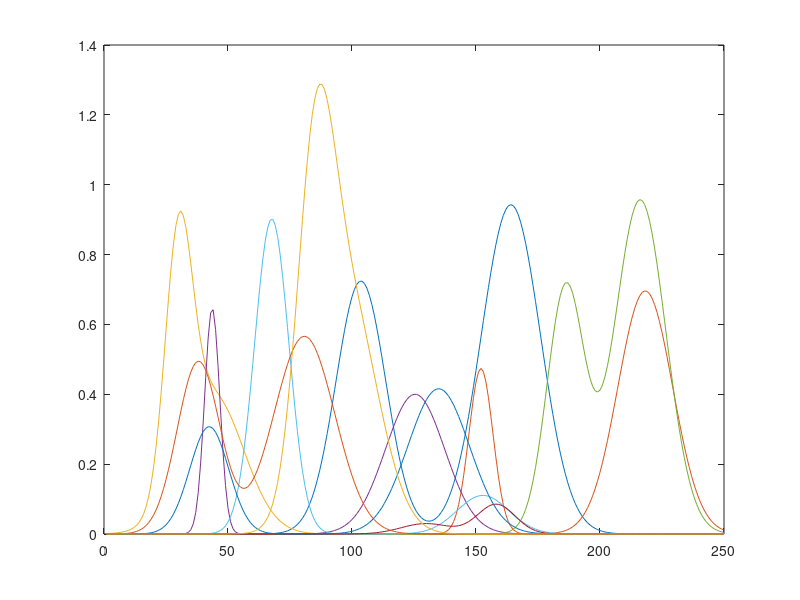
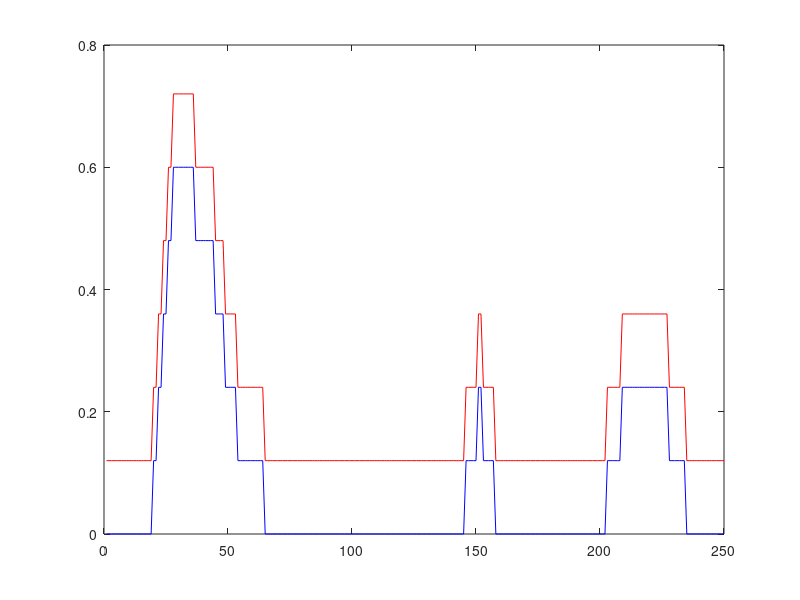

MATLAB code to generate these figures, in order:
% data for spectrum analysis problem.

% code for plotting qmax and qmin.
% figure; hold on;
% for i = 1:n
%     plot([i,i],[qmax(i),qmin(i)],'o-');
% end
% axis([0,11,0,1]);

n = 10;
m = 250;
S = [...
   0.0000   0.0000   0.0011   0.0000   0.0000 ...
   0.0000   0.0000   0.0000   0.0000   0.0000 ...
   ;
   0.0000   0.0000   0.0014   0.0000   0.0000 ...
   0.0000   0.0000   0.0000   0.0001   0.0000 ...
   ;
   0.0000   0.0000   0.0019   0.0000   0.0000 ...
   0.0000   0.0000   0.0000   0.0001   0.0000 ...
   ;
   0.0000   0.0000   0.0024   0.0000   0.0000 ...
   0.0000   0.0000   0.0000   0.0002   0.0000 ...
   ;
   0.0000   0.0000   0.0031   0.0000   0.0000 ...
   0.0000   0.0000   0.0000   0.0003   0.0000 ...
   ;
   0.0000   0.0000   0.0040   0.0000   0.0000 ...
   0.0000   0.0000   0.0000   0.0005   0.0000 ...
   ;
   0.0000   0.0000   0.0052   0.0000   0.0000 ...
   0.0000   0.0000   0.0000   0.0007   0.0000 ...
   ;
   0.0000   0.0000   0.0066   0.0000   0.0000 ...
   0.0000   0.0000   0.0000   0.0011   0.0000 ...
   ;
   0.0000   0.0000   0.0085   0.0000   0.0000 ...
   0.0000   0.0000   0.0000   0.0016   0.0000 ...
   ;
   0.0000   0.0000   0.0108   0.0000   0.0000 ...
   0.0000   0.0000   0.0001   0.0024   0.0000 ...
   ;
   0.0000   0.0000   0.0140   0.0000   0.0000 ...
   0.0000   0.0000   0.0001   0.0035   0.0000 ...
   ;
   0.0000   0.0000   0.0182   0.0000   0.0000 ...
   0.0000   0.0000   0.0002   0.0050   0.0000 ...
   ;
   0.0000   0.0000   0.0240   0.0000   0.0000 ...
   0.0000   0.0000   0.0003   0.0071   0.0000 ...
   ;
   0.0000   0.0000   0.0319   0.0000   0.0000 ...
   0.0000   0.0000   0.0004   0.0099   0.0000 ...
   ;
   0.0000   0.0000   0.0429   0.0000   0.0000 ...
   0.0000   0.0000   0.0007   0.0136   0.0000 ...
   ;
   0.0000   0.0000   0.0581   0.0000   0.0000 ...
   0.0000   0.0000   0.0011   0.0184   0.0000 ...
   ;
   0.0000   0.0000   0.0790   0.0000   0.0000 ...
   0.0000   0.0000   0.0016   0.0246   0.0000 ...
   ;
   0.0000   0.0000   0.1072   0.0000   0.0000 ...
   0.0000   0.0000   0.0024   0.0325   0.0000 ...
   ;
   0.0000   0.0000   0.1442   0.0000   0.0000 ...
   0.0000   0.0000   0.0036   0.0423   0.0000 ...
   ;
   0.0000   0.0000   0.1917   0.0000   0.0000 ...
   0.0000   0.0000   0.0052   0.0544   0.0000 ...
   ;
   0.0000   0.0000   0.2505   0.0000   0.0000 ...
   0.0000   0.0000   0.0074   0.0689   0.0000 ...
   ;
   0.0000   0.0000   0.3207   0.0000   0.0000 ...
   0.0000   0.0000   0.0105   0.0862   0.0000 ...
   ;
   0.0000   0.0000   0.4014   0.0000   0.0000 ...
   0.0000   0.0000   0.0144   0.1064   0.0000 ...
   ;
   0.0000   0.0000   0.4900   0.0000   0.0000 ...
   0.0000   0.0000   0.0196   0.1295   0.0000 ...
   ;
   0.0000   0.0000   0.5826   0.0000   0.0000 ...
   0.0000   0.0000   0.0262   0.1555   0.0000 ...
   ;
   0.0000   0.0000   0.6740   0.0000   0.0000 ...
   0.0000   0.0000   0.0345   0.1843   0.0000 ...
   ;
   0.0000   0.0000   0.7585   0.0000   0.0000 ...
   0.0000   0.0000   0.0447   0.2154   0.0000 ...
   ;
   0.0000   0.0000   0.8301   0.0000   0.0000 ...
   0.0000   0.0000   0.0569   0.2485   0.0000 ...
   ;
   0.0000   0.0000   0.8836   0.0000   0.0000 ...
   0.0000   0.0000   0.0713   0.2828   0.0000 ...
   ;
   0.0000   0.0000   0.9156   0.0000   0.0000 ...
   0.0000   0.0000   0.0880   0.3176   0.0000 ...
   ;
   0.0000   0.0000   0.9246   0.0001   0.0000 ...
   0.0000   0.0000   0.1067   0.3518   0.0000 ...
   ;
   0.0000   0.0000   0.9112   0.0005   0.0000 ...
   0.0000   0.0000   0.1274   0.3845   0.0000 ...
   ;
   0.0000   0.0000   0.8785   0.0016   0.0000 ...
   0.0000   0.0000   0.1496   0.4147   0.0000 ...
   ;
   0.0000   0.0000   0.8311   0.0046   0.0000 ...
   0.0000   0.0000   0.1729   0.4413   0.0000 ...
   ;
   0.0000   0.0000   0.7742   0.0122   0.0000 ...
   0.0000   0.0000   0.1966   0.4633   0.0000 ...
   ;
   0.0000   0.0000   0.7135   0.0290   0.0000 ...
   0.0000   0.0000   0.2200   0.4799   0.0000 ...
   ;
   0.0000   0.0000   0.6539   0.0620   0.0000 ...
   0.0000   0.0000   0.2422   0.4905   0.0000 ...
   ;
   0.0000   0.0000   0.5992   0.1192   0.0000 ...
   0.0001   0.0000   0.2623   0.4948   0.0000 ...
   ;
   0.0000   0.0000   0.5517   0.2062   0.0000 ...
   0.0002   0.0000   0.2795   0.4925   0.0000 ...
   ;
   0.0000   0.0000   0.5125   0.3203   0.0000 ...
   0.0003   0.0000   0.2931   0.4838   0.0000 ...
   ;
   0.0000   0.0000   0.4814   0.4473   0.0000 ...
   0.0005   0.0000   0.3024   0.4692   0.0000 ...
   ;
   0.0000   0.0000   0.4575   0.5614   0.0000 ...
   0.0009   0.0000   0.3070   0.4491   0.0000 ...
   ;
   0.0000   0.0000   0.4391   0.6333   0.0000 ...
   0.0015   0.0000   0.3066   0.4246   0.0000 ...
   ;
   0.0000   0.0000   0.4248   0.6420   0.0000 ...
   0.0026   0.0000   0.3013   0.3965   0.0000 ...
   ;
   0.0000   0.0000   0.4128   0.5849   0.0000 ...
   0.0041   0.0000   0.2914   0.3659   0.0000 ...
   ;
   0.0000   0.0000   0.4020   0.4789   0.0000 ...
   0.0066   0.0000   0.2772   0.3341   0.0001 ...
   ;
   0.0000   0.0000   0.3912   0.3524   0.0000 ...
   0.0103   0.0000   0.2595   0.3020   0.0001 ...
   ;
   0.0000   0.0000   0.3798   0.2331   0.0000 ...
   0.0157   0.0000   0.2390   0.2708   0.0001 ...
   ;
   0.0000   0.0000   0.3672   0.1385   0.0000 ...
   0.0235   0.0000   0.2166   0.2413   0.0001 ...
   ;
   0.0000   0.0000   0.3533   0.0740   0.0000 ...
   0.0343   0.0000   0.1932   0.2143   0.0002 ...
   ;
   0.0000   0.0000   0.3381   0.0355   0.0000 ...
   0.0492   0.0000   0.1695   0.1905   0.0003 ...
   ;
   0.0000   0.0000   0.3217   0.0153   0.0000 ...
   0.0691   0.0000   0.1463   0.1704   0.0004 ...
   ;
   0.0000   0.0000   0.3041   0.0059   0.0000 ...
   0.0949   0.0000   0.1243   0.1542   0.0006 ...
   ;
   0.0000   0.0000   0.2858   0.0021   0.0000 ...
   0.1278   0.0000   0.1038   0.1422   0.0008 ...
   ;
   0.0000   0.0000   0.2668   0.0006   0.0000 ...
   0.1684   0.0000   0.0854   0.1344   0.0012 ...
   ;
   0.0000   0.0000   0.2475   0.0002   0.0000 ...
   0.2173   0.0000   0.0691   0.1308   0.0017 ...
   ;
   0.0000   0.0000   0.2282   0.0000   0.0000 ...
   0.2745   0.0000   0.0550   0.1312   0.0024 ...
   ;
   0.0000   0.0000   0.2090   0.0000   0.0000 ...
   0.3397   0.0000   0.0431   0.1355   0.0033 ...
   ;
   0.0000   0.0000   0.1902   0.0000   0.0000 ...
   0.4116   0.0000   0.0332   0.1434   0.0047 ...
   ;
   0.0001   0.0000   0.1720   0.0000   0.0000 ...
   0.4884   0.0000   0.0252   0.1547   0.0067 ...
   ;
   0.0001   0.0000   0.1545   0.0000   0.0000 ...
   0.5674   0.0000   0.0188   0.1691   0.0094 ...
   ;
   0.0001   0.0000   0.1379   0.0000   0.0000 ...
   0.6456   0.0000   0.0138   0.1863   0.0131 ...
   ;
   0.0002   0.0000   0.1223   0.0000   0.0000 ...
   0.7193   0.0000   0.0100   0.2059   0.0183 ...
   ;
   0.0003   0.0000   0.1078   0.0000   0.0000 ...
   0.7847   0.0000   0.0071   0.2278   0.0254 ...
   ;
   0.0004   0.0000   0.0944   0.0000   0.0000 ...
   0.8383   0.0000   0.0049   0.2516   0.0350 ...
   ;
   0.0006   0.0000   0.0821   0.0000   0.0000 ...
   0.8769   0.0000   0.0034   0.2768   0.0477 ...
   ;
   0.0009   0.0000   0.0710   0.0000   0.0000 ...
   0.8983   0.0000   0.0023   0.3032   0.0644 ...
   ;
   0.0013   0.0000   0.0610   0.0000   0.0000 ...
   0.9011   0.0000   0.0015   0.3304   0.0859 ...
   ;
   0.0018   0.0000   0.0520   0.0000   0.0000 ...
   0.8851   0.0000   0.0010   0.3579   0.1132 ...
   ;
   0.0026   0.0000   0.0441   0.0000   0.0000 ...
   0.8514   0.0000   0.0006   0.3854   0.1472 ...
   ;
   0.0036   0.0000   0.0372   0.0000   0.0000 ...
   0.8019   0.0000   0.0004   0.4123   0.1888 ...
   ;
   0.0049   0.0000   0.0311   0.0000   0.0000 ...
   0.7396   0.0000   0.0003   0.4384   0.2387 ...
   ;
   0.0067   0.0000   0.0259   0.0000   0.0000 ...
   0.6680   0.0000   0.0002   0.4630   0.2974 ...
   ;
   0.0091   0.0000   0.0214   0.0000   0.0000 ...
   0.5908   0.0000   0.0001   0.4859   0.3650 ...
   ;
   0.0122   0.0000   0.0176   0.0001   0.0000 ...
   0.5117   0.0000   0.0001   0.5065   0.4410 ...
   ;
   0.0161   0.0000   0.0143   0.0001   0.0000 ...
   0.4339   0.0000   0.0000   0.5246   0.5247 ...
   ;
   0.0211   0.0000   0.0116   0.0001   0.0000 ...
   0.3604   0.0000   0.0000   0.5397   0.6145 ...
   ;
   0.0274   0.0000   0.0094   0.0002   0.0000 ...
   0.2930   0.0000   0.0000   0.5517   0.7084 ...
   ;
   0.0352   0.0000   0.0075   0.0002   0.0000 ...
   0.2334   0.0000   0.0000   0.5601   0.8039 ...
   ;
   0.0448   0.0000   0.0060   0.0003   0.0000 ...
   0.1820   0.0000   0.0000   0.5650   0.8981 ...
   ;
   0.0565   0.0000   0.0047   0.0004   0.0000 ...
   0.1389   0.0000   0.0000   0.5661   0.9879 ...
   ;
   0.0704   0.0000   0.0037   0.0005   0.0000 ...
   0.1039   0.0000   0.0000   0.5635   1.0702 ...
   ;
   0.0870   0.0000   0.0029   0.0007   0.0000 ...
   0.0761   0.0000   0.0001   0.5572   1.1422 ...
   ;
   0.1063   0.0000   0.0022   0.0010   0.0000 ...
   0.0545   0.0000   0.0001   0.5473   1.2014 ...
   ;
   0.1287   0.0000   0.0017   0.0013   0.0000 ...
   0.0383   0.0000   0.0001   0.5341   1.2461 ...
   ;
   0.1542   0.0000   0.0013   0.0017   0.0000 ...
   0.0263   0.0000   0.0002   0.5177   1.2751 ...
   ;
   0.1830   0.0000   0.0010   0.0023   0.0000 ...
   0.0177   0.0000   0.0002   0.4986   1.2883 ...
   ;
   0.2149   0.0000   0.0008   0.0030   0.0000 ...
   0.0117   0.0000   0.0003   0.4769   1.2864 ...
   ;
   0.2499   0.0000   0.0006   0.0038   0.0000 ...
   0.0075   0.0000   0.0004   0.4533   1.2706 ...
   ;
   0.2878   0.0000   0.0004   0.0049   0.0000 ...
   0.0048   0.0000   0.0006   0.4279   1.2429 ...
   ;
   0.3280   0.0000   0.0003   0.0063   0.0000 ...
   0.0030   0.0000   0.0008   0.4013   1.2055 ...
   ;
   0.3702   0.0000   0.0002   0.0080   0.0000 ...
   0.0018   0.0000   0.0010   0.3739   1.1611 ...
   ;
   0.4136   0.0000   0.0002   0.0100   0.0000 ...
   0.0011   0.0000   0.0014   0.3460   1.1121 ...
   ;
   0.4575   0.0000   0.0001   0.0126   0.0000 ...
   0.0006   0.0000   0.0018   0.3181   1.0606 ...
   ;
   0.5010   0.0000   0.0001   0.0156   0.0000 ...
   0.0004   0.0001   0.0023   0.2906   1.0087 ...
   ;
   0.5433   0.0000   0.0001   0.0192   0.0000 ...
   0.0002   0.0001   0.0030   0.2636   0.9577 ...
   ;
   0.5832   0.0000   0.0000   0.0236   0.0000 ...
   0.0001   0.0001   0.0039   0.2376   0.9087 ...
   ;
   0.6198   0.0000   0.0000   0.0287   0.0000 ...
   0.0001   0.0002   0.0050   0.2128   0.8623 ...
   ;
   0.6521   0.0000   0.0000   0.0346   0.0000 ...
   0.0000   0.0002   0.0063   0.1892   0.8185 ...
   ;
   0.6793   0.0000   0.0000   0.0415   0.0000 ...
   0.0000   0.0003   0.0079   0.1672   0.7773 ...
   ;
   0.7007   0.0000   0.0000   0.0494   0.0000 ...
   0.0000   0.0004   0.0099   0.1468   0.7383 ...
   ;
   0.7154   0.0000   0.0000   0.0585   0.0000 ...
   0.0000   0.0006   0.0123   0.1280   0.7010 ...
   ;
   0.7233   0.0000   0.0000   0.0687   0.0000 ...
   0.0000   0.0008   0.0152   0.1109   0.6650 ...
   ;
   0.7239   0.0000   0.0000   0.0801   0.0000 ...
   0.0000   0.0010   0.0186   0.0954   0.6296 ...
   ;
   0.7173   0.0000   0.0000   0.0927   0.0000 ...
   0.0000   0.0013   0.0226   0.0816   0.5946 ...
   ;
   0.7037   0.0000   0.0000   0.1066   0.0000 ...
   0.0000   0.0016   0.0274   0.0693   0.5597 ...
   ;
   0.6835   0.0000   0.0000   0.1217   0.0000 ...
   0.0000   0.0021   0.0330   0.0584   0.5248 ...
   ;
   0.6573   0.0000   0.0000   0.1380   0.0000 ...
   0.0000   0.0026   0.0394   0.0490   0.4897 ...
   ;
   0.6258   0.0000   0.0000   0.1554   0.0000 ...
   0.0000   0.0033   0.0468   0.0408   0.4547 ...
   ;
   0.5899   0.0000   0.0000   0.1737   0.0000 ...
   0.0000   0.0040   0.0552   0.0337   0.4198 ...
   ;
   0.5505   0.0000   0.0000   0.1929   0.0000 ...
   0.0000   0.0049   0.0647   0.0277   0.3853 ...
   ;
   0.5086   0.0000   0.0000   0.2127   0.0000 ...
   0.0001   0.0059   0.0753   0.0226   0.3515 ...
   ;
   0.4653   0.0000   0.0000   0.2329   0.0000 ...
   0.0001   0.0070   0.0872   0.0183   0.3186 ...
   ;
   0.4214   0.0000   0.0000   0.2532   0.0000 ...
   0.0001   0.0083   0.1002   0.0148   0.2869 ...
   ;
   0.3779   0.0000   0.0000   0.2733   0.0000 ...
   0.0002   0.0097   0.1144   0.0118   0.2566 ...
   ;
   0.3355   0.0000   0.0000   0.2930   0.0000 ...
   0.0002   0.0113   0.1298   0.0094   0.2280 ...
   ;
   0.2950   0.0000   0.0000   0.3119   0.0000 ...
   0.0003   0.0129   0.1463   0.0074   0.2013 ...
   ;
   0.2569   0.0000   0.0000   0.3298   0.0000 ...
   0.0004   0.0146   0.1639   0.0058   0.1764 ...
   ;
   0.2216   0.0000   0.0000   0.3462   0.0000 ...
   0.0006   0.0164   0.1823   0.0045   0.1536 ...
   ;
   0.1893   0.0000   0.0000   0.3609   0.0000 ...
   0.0008   0.0183   0.2015   0.0035   0.1328 ...
   ;
   0.1604   0.0000   0.0000   0.3736   0.0000 ...
   0.0011   0.0201   0.2214   0.0027   0.1140 ...
   ;
   0.1348   0.0000   0.0000   0.3840   0.0000 ...
   0.0014   0.0219   0.2415   0.0021   0.0972 ...
   ;
   0.1125   0.0000   0.0000   0.3920   0.0000 ...
   0.0019   0.0236   0.2619   0.0016   0.0824 ...
   ;
   0.0934   0.0000   0.0000   0.3973   0.0000 ...
   0.0024   0.0251   0.2821   0.0012   0.0693 ...
   ;
   0.0774   0.0000   0.0000   0.3999   0.0000 ...
   0.0032   0.0265   0.3018   0.0009   0.0579 ...
   ;
   0.0644   0.0000   0.0000   0.3998   0.0000 ...
   0.0041   0.0277   0.3209   0.0007   0.0480 ...
   ;
   0.0541   0.0000   0.0000   0.3968   0.0000 ...
   0.0052   0.0287   0.3390   0.0005   0.0396 ...
   ;
   0.0463   0.0000   0.0000   0.3911   0.0000 ...
   0.0065   0.0294   0.3558   0.0004   0.0324 ...
   ;
   0.0409   0.0000   0.0000   0.3828   0.0000 ...
   0.0082   0.0298   0.3709   0.0003   0.0263 ...
   ;
   0.0377   0.0000   0.0000   0.3720   0.0000 ...
   0.0101   0.0299   0.3843   0.0002   0.0212 ...
   ;
   0.0367   0.0000   0.0000   0.3590   0.0000 ...
   0.0124   0.0297   0.3955   0.0001   0.0170 ...
   ;
   0.0377   0.0001   0.0000   0.3441   0.0000 ...
   0.0151   0.0293   0.4044   0.0001   0.0135 ...
   ;
   0.0407   0.0002   0.0000   0.3275   0.0000 ...
   0.0182   0.0286   0.4109   0.0001   0.0107 ...
   ;
   0.0458   0.0005   0.0000   0.3095   0.0000 ...
   0.0218   0.0278   0.4147   0.0000   0.0084 ...
   ;
   0.0528   0.0010   0.0000   0.2905   0.0000 ...
   0.0258   0.0267   0.4159   0.0000   0.0065 ...
   ;
   0.0621   0.0020   0.0000   0.2707   0.0000 ...
   0.0302   0.0257   0.4144   0.0000   0.0051 ...
   ;
   0.0736   0.0039   0.0000   0.2505   0.0000 ...
   0.0351   0.0246   0.4102   0.0000   0.0039 ...
   ;
   0.0874   0.0072   0.0000   0.2302   0.0000 ...
   0.0404   0.0236   0.4034   0.0000   0.0030 ...
   ;
   0.1038   0.0128   0.0000   0.2100   0.0000 ...
   0.0461   0.0228   0.3942   0.0000   0.0023 ...
   ;
   0.1227   0.0219   0.0000   0.1903   0.0000 ...
   0.0521   0.0223   0.3826   0.0000   0.0017 ...
   ;
   0.1445   0.0358   0.0000   0.1713   0.0000 ...
   0.0583   0.0223   0.3691   0.0000   0.0013 ...
   ;
   0.1692   0.0560   0.0000   0.1530   0.0000 ...
   0.0647   0.0227   0.3536   0.0000   0.0009 ...
   ;
   0.1968   0.0841   0.0000   0.1358   0.0000 ...
   0.0711   0.0238   0.3367   0.0000   0.0007 ...
   ;
   0.2275   0.1208   0.0000   0.1196   0.0000 ...
   0.0775   0.0255   0.3185   0.0000   0.0005 ...
   ;
   0.2611   0.1665   0.0000   0.1047   0.0000 ...
   0.0836   0.0281   0.2993   0.0000   0.0004 ...
   ;
   0.2976   0.2197   0.0000   0.0910   0.0000 ...
   0.0894   0.0314   0.2794   0.0000   0.0003 ...
   ;
   0.3369   0.2779   0.0000   0.0785   0.0000 ...
   0.0947   0.0354   0.2592   0.0000   0.0002 ...
   ;
   0.3787   0.3368   0.0000   0.0672   0.0000 ...
   0.0994   0.0402   0.2389   0.0000   0.0001 ...
   ;
   0.4228   0.3911   0.0000   0.0572   0.0000 ...
   0.1035   0.0456   0.2187   0.0000   0.0001 ...
   ;
   0.4686   0.4352   0.0000   0.0483   0.0000 ...
   0.1066   0.0514   0.1990   0.0000   0.0001 ...
   ;
   0.5157   0.4640   0.0000   0.0405   0.0000 ...
   0.1089   0.0575   0.1798   0.0000   0.0000 ...
   ;
   0.5636   0.4741   0.0000   0.0338   0.0000 ...
   0.1102   0.0636   0.1615   0.0000   0.0000 ...
   ;
   0.6116   0.4642   0.0000   0.0279   0.0000 ...
   0.1105   0.0694   0.1441   0.0000   0.0000 ...
   ;
   0.6591   0.4354   0.0000   0.0230   0.0001 ...
   0.1098   0.0747   0.1277   0.0000   0.0000 ...
   ;
   0.7052   0.3914   0.0000   0.0187   0.0001 ...
   0.1081   0.0792   0.1125   0.0000   0.0000 ...
   ;
   0.7492   0.3372   0.0000   0.0152   0.0002 ...
   0.1054   0.0826   0.0984   0.0000   0.0000 ...
   ;
   0.7903   0.2783   0.0000   0.0122   0.0004 ...
   0.1019   0.0847   0.0855   0.0000   0.0000 ...
   ;
   0.8279   0.2201   0.0000   0.0097   0.0006 ...
   0.0975   0.0856   0.0739   0.0000   0.0000 ...
   ;
   0.8611   0.1668   0.0000   0.0077   0.0011 ...
   0.0925   0.0849   0.0634   0.0000   0.0000 ...
   ;
   0.8893   0.1211   0.0000   0.0061   0.0017 ...
   0.0870   0.0829   0.0540   0.0000   0.0000 ...
   ;
   0.9121   0.0843   0.0000   0.0048   0.0027 ...
   0.0810   0.0795   0.0458   0.0000   0.0000 ...
   ;
   0.9288   0.0562   0.0000   0.0037   0.0041 ...
   0.0748   0.0750   0.0385   0.0000   0.0000 ...
   ;
   0.9391   0.0359   0.0000   0.0029   0.0062 ...
   0.0684   0.0696   0.0322   0.0000   0.0000 ...
   ;
   0.9429   0.0220   0.0000   0.0022   0.0093 ...
   0.0620   0.0634   0.0267   0.0000   0.0000 ...
   ;
   0.9400   0.0129   0.0000   0.0017   0.0136 ...
   0.0556   0.0568   0.0221   0.0000   0.0000 ...
   ;
   0.9306   0.0073   0.0000   0.0013   0.0195 ...
   0.0495   0.0500   0.0181   0.0000   0.0000 ...
   ;
   0.9147   0.0039   0.0000   0.0009   0.0276 ...
   0.0436   0.0433   0.0147   0.0000   0.0000 ...
   ;
   0.8928   0.0020   0.0000   0.0007   0.0383 ...
   0.0381   0.0368   0.0119   0.0000   0.0000 ...
   ;
   0.8653   0.0010   0.0000   0.0005   0.0523 ...
   0.0330   0.0308   0.0096   0.0000   0.0000 ...
   ;
   0.8327   0.0005   0.0000   0.0004   0.0702 ...
   0.0283   0.0253   0.0077   0.0000   0.0000 ...
   ;
   0.7957   0.0003   0.0000   0.0003   0.0925 ...
   0.0240   0.0204   0.0061   0.0000   0.0000 ...
   ;
   0.7550   0.0002   0.0000   0.0002   0.1198 ...
   0.0202   0.0162   0.0048   0.0000   0.0000 ...
   ;
   0.7113   0.0002   0.0000   0.0001   0.1525 ...
   0.0169   0.0127   0.0038   0.0000   0.0000 ...
   ;
   0.6655   0.0002   0.0000   0.0001   0.1907 ...
   0.0139   0.0097   0.0029   0.0000   0.0000 ...
   ;
   0.6182   0.0003   0.0000   0.0001   0.2343 ...
   0.0114   0.0073   0.0023   0.0000   0.0000 ...
   ;
   0.5702   0.0005   0.0000   0.0001   0.2829 ...
   0.0093   0.0054   0.0017   0.0000   0.0000 ...
   ;
   0.5223   0.0006   0.0000   0.0000   0.3357 ...
   0.0074   0.0039   0.0013   0.0000   0.0000 ...
   ;
   0.4750   0.0009   0.0000   0.0000   0.3914 ...
   0.0059   0.0028   0.0010   0.0000   0.0000 ...
   ;
   0.4289   0.0012   0.0000   0.0000   0.4485 ...
   0.0047   0.0020   0.0008   0.0000   0.0000 ...
   ;
   0.3846   0.0017   0.0000   0.0000   0.5050 ...
   0.0037   0.0014   0.0006   0.0000   0.0000 ...
   ;
   0.3425   0.0023   0.0000   0.0000   0.5589 ...
   0.0028   0.0009   0.0004   0.0000   0.0000 ...
   ;
   0.3028   0.0031   0.0000   0.0000   0.6080 ...
   0.0022   0.0006   0.0003   0.0000   0.0000 ...
   ;
   0.2658   0.0042   0.0000   0.0000   0.6501 ...
   0.0017   0.0004   0.0002   0.0000   0.0000 ...
   ;
   0.2317   0.0056   0.0000   0.0000   0.6835 ...
   0.0012   0.0003   0.0002   0.0000   0.0000 ...
   ;
   0.2006   0.0074   0.0000   0.0000   0.7067 ...
   0.0009   0.0002   0.0001   0.0000   0.0000 ...
   ;
   0.1724   0.0096   0.0000   0.0000   0.7188 ...
   0.0007   0.0001   0.0001   0.0000   0.0000 ...
   ;
   0.1471   0.0125   0.0000   0.0000   0.7194 ...
   0.0005   0.0001   0.0001   0.0000   0.0000 ...
   ;
   0.1247   0.0161   0.0000   0.0000   0.7091 ...
   0.0004   0.0000   0.0000   0.0000   0.0000 ...
   ;
   0.1049   0.0206   0.0000   0.0000   0.6889 ...
   0.0003   0.0000   0.0000   0.0000   0.0000 ...
   ;
   0.0876   0.0261   0.0000   0.0000   0.6603 ...
   0.0002   0.0000   0.0000   0.0000   0.0000 ...
   ;
   0.0727   0.0328   0.0000   0.0000   0.6256 ...
   0.0001   0.0000   0.0000   0.0000   0.0000 ...
   ;
   0.0599   0.0408   0.0000   0.0000   0.5871 ...
   0.0001   0.0000   0.0000   0.0000   0.0000 ...
   ;
   0.0490   0.0505   0.0000   0.0000   0.5473 ...
   0.0001   0.0000   0.0000   0.0000   0.0000 ...
   ;
   0.0398   0.0619   0.0000   0.0000   0.5089 ...
   0.0000   0.0000   0.0000   0.0000   0.0000 ...
   ;
   0.0321   0.0752   0.0000   0.0000   0.4742 ...
   0.0000   0.0000   0.0000   0.0000   0.0000 ...
   ;
   0.0257   0.0907   0.0000   0.0000   0.4452 ...
   0.0000   0.0000   0.0000   0.0000   0.0000 ...
   ;
   0.0204   0.1085   0.0000   0.0000   0.4235 ...
   0.0000   0.0000   0.0000   0.0000   0.0000 ...
   ;
   0.0161   0.1287   0.0000   0.0000   0.4104 ...
   0.0000   0.0000   0.0000   0.0000   0.0000 ...
   ;
   0.0127   0.1515   0.0000   0.0000   0.4065 ...
   0.0000   0.0000   0.0000   0.0000   0.0000 ...
   ;
   0.0099   0.1767   0.0000   0.0000   0.4120 ...
   0.0000   0.0000   0.0000   0.0000   0.0000 ...
   ;
   0.0076   0.2045   0.0000   0.0000   0.4268 ...
   0.0000   0.0000   0.0000   0.0000   0.0000 ...
   ;
   0.0058   0.2347   0.0000   0.0000   0.4503 ...
   0.0000   0.0000   0.0000   0.0000   0.0000 ...
   ;
   0.0045   0.2672   0.0000   0.0000   0.4816 ...
   0.0000   0.0000   0.0000   0.0000   0.0000 ...
   ;
   0.0034   0.3017   0.0000   0.0000   0.5194 ...
   0.0000   0.0000   0.0000   0.0000   0.0000 ...
   ;
   0.0025   0.3379   0.0000   0.0000   0.5626 ...
   0.0000   0.0000   0.0000   0.0000   0.0000 ...
   ;
   0.0019   0.3753   0.0000   0.0000   0.6095 ...
   0.0000   0.0000   0.0000   0.0000   0.0000 ...
   ;
   0.0014   0.4134   0.0000   0.0000   0.6586 ...
   0.0000   0.0000   0.0000   0.0000   0.0000 ...
   ;
   0.0010   0.4516   0.0000   0.0000   0.7083 ...
   0.0000   0.0000   0.0000   0.0000   0.0000 ...
   ;
   0.0008   0.4893   0.0000   0.0000   0.7571 ...
   0.0000   0.0000   0.0000   0.0000   0.0000 ...
   ;
   0.0005   0.5259   0.0000   0.0000   0.8033 ...
   0.0000   0.0000   0.0000   0.0000   0.0000 ...
   ;
   0.0004   0.5605   0.0000   0.0000   0.8455 ...
   0.0000   0.0000   0.0000   0.0000   0.0000 ...
   ;
   0.0003   0.5926   0.0000   0.0000   0.8825 ...
   0.0000   0.0000   0.0000   0.0000   0.0000 ...
   ;
   0.0002   0.6213   0.0000   0.0000   0.9130 ...
   0.0000   0.0000   0.0000   0.0000   0.0000 ...
   ;
   0.0001   0.6461   0.0000   0.0000   0.9360 ...
   0.0000   0.0000   0.0000   0.0000   0.0000 ...
   ;
   0.0001   0.6664   0.0000   0.0000   0.9509 ...
   0.0000   0.0000   0.0000   0.0000   0.0000 ...
   ;
   0.0001   0.6816   0.0000   0.0000   0.9572 ...
   0.0000   0.0000   0.0000   0.0000   0.0000 ...
   ;
   0.0000   0.6916   0.0000   0.0000   0.9547 ...
   0.0000   0.0000   0.0000   0.0000   0.0000 ...
   ;
   0.0000   0.6959   0.0000   0.0000   0.9433 ...
   0.0000   0.0000   0.0000   0.0000   0.0000 ...
   ;
   0.0000   0.6945   0.0000   0.0000   0.9234 ...
   0.0000   0.0000   0.0000   0.0000   0.0000 ...
   ;
   0.0000   0.6874   0.0000   0.0000   0.8955 ...
   0.0000   0.0000   0.0000   0.0000   0.0000 ...
   ;
   0.0000   0.6748   0.0000   0.0000   0.8604 ...
   0.0000   0.0000   0.0000   0.0000   0.0000 ...
   ;
   0.0000   0.6570   0.0000   0.0000   0.8190 ...
   0.0000   0.0000   0.0000   0.0000   0.0000 ...
   ;
   0.0000   0.6345   0.0000   0.0000   0.7723 ...
   0.0000   0.0000   0.0000   0.0000   0.0000 ...
   ;
   0.0000   0.6077   0.0000   0.0000   0.7215 ...
   0.0000   0.0000   0.0000   0.0000   0.0000 ...
   ;
   0.0000   0.5773   0.0000   0.0000   0.6678 ...
   0.0000   0.0000   0.0000   0.0000   0.0000 ...
   ;
   0.0000   0.5439   0.0000   0.0000   0.6123 ...
   0.0000   0.0000   0.0000   0.0000   0.0000 ...
   ;
   0.0000   0.5082   0.0000   0.0000   0.5562 ...
   0.0000   0.0000   0.0000   0.0000   0.0000 ...
   ;
   0.0000   0.4710   0.0000   0.0000   0.5005 ...
   0.0000   0.0000   0.0000   0.0000   0.0000 ...
   ;
   0.0000   0.4329   0.0000   0.0000   0.4462 ...
   0.0000   0.0000   0.0000   0.0000   0.0000 ...
   ;
   0.0000   0.3947   0.0000   0.0000   0.3941 ...
   0.0000   0.0000   0.0000   0.0000   0.0000 ...
   ;
   0.0000   0.3568   0.0000   0.0000   0.3448 ...
   0.0000   0.0000   0.0000   0.0000   0.0000 ...
   ;
   0.0000   0.3200   0.0000   0.0000   0.2989 ...
   0.0000   0.0000   0.0000   0.0000   0.0000 ...
   ;
   0.0000   0.2846   0.0000   0.0000   0.2567 ...
   0.0000   0.0000   0.0000   0.0000   0.0000 ...
   ;
   0.0000   0.2511   0.0000   0.0000   0.2184 ...
   0.0000   0.0000   0.0000   0.0000   0.0000 ...
   ;
   0.0000   0.2197   0.0000   0.0000   0.1841 ...
   0.0000   0.0000   0.0000   0.0000   0.0000 ...
   ;
   0.0000   0.1906   0.0000   0.0000   0.1537 ...
   0.0000   0.0000   0.0000   0.0000   0.0000 ...
   ;
   0.0000   0.1640   0.0000   0.0000   0.1272 ...
   0.0000   0.0000   0.0000   0.0000   0.0000 ...
   ;
   0.0000   0.1400   0.0000   0.0000   0.1042 ...
   0.0000   0.0000   0.0000   0.0000   0.0000 ...
   ;
   0.0000   0.1185   0.0000   0.0000   0.0846 ...
   0.0000   0.0000   0.0000   0.0000   0.0000 ...
   ;
   0.0000   0.0995   0.0000   0.0000   0.0681 ...
   0.0000   0.0000   0.0000   0.0000   0.0000 ...
   ;
   0.0000   0.0829   0.0000   0.0000   0.0542 ...
   0.0000   0.0000   0.0000   0.0000   0.0000 ...
   ;
   0.0000   0.0685   0.0000   0.0000   0.0428 ...
   0.0000   0.0000   0.0000   0.0000   0.0000 ...
   ;
   0.0000   0.0561   0.0000   0.0000   0.0335 ...
   0.0000   0.0000   0.0000   0.0000   0.0000 ...
   ;
   0.0000   0.0456   0.0000   0.0000   0.0259 ...
   0.0000   0.0000   0.0000   0.0000   0.0000 ...
   ;
   0.0000   0.0367   0.0000   0.0000   0.0199 ...
   0.0000   0.0000   0.0000   0.0000   0.0000 ...
   ;
   0.0000   0.0293   0.0000   0.0000   0.0151 ...
   0.0000   0.0000   0.0000   0.0000   0.0000 ...
   ;
   0.0000   0.0233   0.0000   0.0000   0.0114 ...
   0.0000   0.0000   0.0000   0.0000   0.0000 ...
   ;
   0.0000   0.0183   0.0000   0.0000   0.0085 ...
   0.0000   0.0000   0.0000   0.0000   0.0000 ...
   ;
   0.0000   0.0143   0.0000   0.0000   0.0063 ...
   0.0000   0.0000   0.0000   0.0000   0.0000 ...
   ;
   0.0000   0.0110   0.0000   0.0000   0.0046 ...
   0.0000   0.0000   0.0000   0.0000   0.0000 ...
   ;
];
l = [...
   0.0000   0.0000   0.0000   0.0000   0.0000 ...
   0.0000   0.0000   0.0000   0.0000   0.0000 ...
   0.0000   0.0000   0.0000   0.0000   0.0000 ...
   0.0000   0.0000   0.0000   0.0000   0.1200 ...
   0.1200   0.2400   0.2400   0.3600   0.3600 ...
   0.4800   0.4800   0.6000   0.6000   0.6000 ...
   0.6000   0.6000   0.6000   0.6000   0.6000 ...
   0.6000   0.4800   0.4800   0.4800   0.4800 ...
   0.4800   0.4800   0.4800   0.4800   0.3600 ...
   0.3600   0.3600   0.3600   0.2400   0.2400 ...
   0.2400   0.2400   0.2400   0.1200   0.1200 ...
   0.1200   0.1200   0.1200   0.1200   0.1200 ...
   0.1200   0.1200   0.1200   0.1200   0.0000 ...
   0.0000   0.0000   0.0000   0.0000   0.0000 ...
   0.0000   0.0000   0.0000   0.0000   0.0000 ...
   0.0000   0.0000   0.0000   0.0000   0.0000 ...
   0.0000   0.0000   0.0000   0.0000   0.0000 ...
   0.0000   0.0000   0.0000   0.0000   0.0000 ...
   0.0000   0.0000   0.0000   0.0000   0.0000 ...
   0.0000   0.0000   0.0000   0.0000   0.0000 ...
   0.0000   0.0000   0.0000   0.0000   0.0000 ...
   0.0000   0.0000   0.0000   0.0000   0.0000 ...
   0.0000   0.0000   0.0000   0.0000   0.0000 ...
   0.0000   0.0000   0.0000   0.0000   0.0000 ...
   0.0000   0.0000   0.0000   0.0000   0.0000 ...
   0.0000   0.0000   0.0000   0.0000   0.0000 ...
   0.0000   0.0000   0.0000   0.0000   0.0000 ...
   0.0000   0.0000   0.0000   0.0000   0.0000 ...
   0.0000   0.0000   0.0000   0.0000   0.0000 ...
   0.1200   0.1200   0.1200   0.1200   0.1200 ...
   0.2400   0.2400   0.1200   0.1200   0.1200 ...
   0.1200   0.1200   0.0000   0.0000   0.0000 ...
   0.0000   0.0000   0.0000   0.0000   0.0000 ...
   0.0000   0.0000   0.0000   0.0000   0.0000 ...
   0.0000   0.0000   0.0000   0.0000   0.0000 ...
   0.0000   0.0000   0.0000   0.0000   0.0000 ...
   0.0000   0.0000   0.0000   0.0000   0.0000 ...
   0.0000   0.0000   0.0000   0.0000   0.0000 ...
   0.0000   0.0000   0.0000   0.0000   0.0000 ...
   0.0000   0.0000   0.0000   0.0000   0.0000 ...
   0.0000   0.0000   0.1200   0.1200   0.1200 ...
   0.1200   0.1200   0.1200   0.2400   0.2400 ...
   0.2400   0.2400   0.2400   0.2400   0.2400 ...
   0.2400   0.2400   0.2400   0.2400   0.2400 ...
   0.2400   0.2400   0.2400   0.2400   0.2400 ...
   0.2400   0.2400   0.1200   0.1200   0.1200 ...
   0.1200   0.1200   0.1200   0.1200   0.0000 ...
   0.0000   0.0000   0.0000   0.0000   0.0000 ...
   0.0000   0.0000   0.0000   0.0000   0.0000 ...
   0.0000   0.0000   0.0000   0.0000   0.0000 ...
]';
u = [...
   0.1200   0.1200   0.1200   0.1200   0.1200 ...
   0.1200   0.1200   0.1200   0.1200   0.1200 ...
   0.1200   0.1200   0.1200   0.1200   0.1200 ...
   0.1200   0.1200   0.1200   0.1200   0.2400 ...
   0.2400   0.3600   0.3600   0.4800   0.4800 ...
   0.6000   0.6000   0.7200   0.7200   0.7200 ...
   0.7200   0.7200   0.7200   0.7200   0.7200 ...
   0.7200   0.6000   0.6000   0.6000   0.6000 ...
   0.6000   0.6000   0.6000   0.6000   0.4800 ...
   0.4800   0.4800   0.4800   0.3600   0.3600 ...
   0.3600   0.3600   0.3600   0.2400   0.2400 ...
   0.2400   0.2400   0.2400   0.2400   0.2400 ...
   0.2400   0.2400   0.2400   0.2400   0.1200 ...
   0.1200   0.1200   0.1200   0.1200   0.1200 ...
   0.1200   0.1200   0.1200   0.1200   0.1200 ...
   0.1200   0.1200   0.1200   0.1200   0.1200 ...
   0.1200   0.1200   0.1200   0.1200   0.1200 ...
   0.1200   0.1200   0.1200   0.1200   0.1200 ...
   0.1200   0.1200   0.1200   0.1200   0.1200 ...
   0.1200   0.1200   0.1200   0.1200   0.1200 ...
   0.1200   0.1200   0.1200   0.1200   0.1200 ...
   0.1200   0.1200   0.1200   0.1200   0.1200 ...
   0.1200   0.1200   0.1200   0.1200   0.1200 ...
   0.1200   0.1200   0.1200   0.1200   0.1200 ...
   0.1200   0.1200   0.1200   0.1200   0.1200 ...
   0.1200   0.1200   0.1200   0.1200   0.1200 ...
   0.1200   0.1200   0.1200   0.1200   0.1200 ...
   0.1200   0.1200   0.1200   0.1200   0.1200 ...
   0.1200   0.1200   0.1200   0.1200   0.1200 ...
   0.2400   0.2400   0.2400   0.2400   0.2400 ...
   0.3600   0.3600   0.2400   0.2400   0.2400 ...
   0.2400   0.2400   0.1200   0.1200   0.1200 ...
   0.1200   0.1200   0.1200   0.1200   0.1200 ...
   0.1200   0.1200   0.1200   0.1200   0.1200 ...
   0.1200   0.1200   0.1200   0.1200   0.1200 ...
   0.1200   0.1200   0.1200   0.1200   0.1200 ...
   0.1200   0.1200   0.1200   0.1200   0.1200 ...
   0.1200   0.1200   0.1200   0.1200   0.1200 ...
   0.1200   0.1200   0.1200   0.1200   0.1200 ...
   0.1200   0.1200   0.1200   0.1200   0.1200 ...
   0.1200   0.1200   0.2400   0.2400   0.2400 ...
   0.2400   0.2400   0.2400   0.3600   0.3600 ...
   0.3600   0.3600   0.3600   0.3600   0.3600 ...
   0.3600   0.3600   0.3600   0.3600   0.3600 ...
   0.3600   0.3600   0.3600   0.3600   0.3600 ...
   0.3600   0.3600   0.2400   0.2400   0.2400 ...
   0.2400   0.2400   0.2400   0.2400   0.1200 ...
   0.1200   0.1200   0.1200   0.1200   0.1200 ...
   0.1200   0.1200   0.1200   0.1200   0.1200 ...
   0.1200   0.1200   0.1200   0.1200   0.1200 ...
]';

figure; plot(S);
% print('-depsc','spect_spectra.eps');
figure; plot(l,'b'); hold on;
plot(u,'r'); hold off;
% print('-depsc','spect_lu.eps');

function [q_min, q_max] = compute_bounds(S, l, u)
    % Inputs:
    % S: m x n spectrum matrix
    % l: m-dimensional lower bound vector
    % u: m-dimensional upper bound vector
    % Outputs:
    % q_min: n-dimensional vector of minimum values for q
    % q_max: n-dimensional vector of maximum values for q

    [m, n] = size(S);  % Dimensions of the spectrum matrix
    q_min = zeros(n, 1);  % Initialize q_min
    q_max = zeros(n, 1);  % Initialize q_max

    % Constraints: l <= S*q <= u
    A = [S; -S];  % Combine S and -S for inequality constraints
    b = [u; -l];  % Combine u and -l for inequality constraints

    % Bounds for q: q >= 0
    lb = zeros(n, 1);  % Lower bound for q (nonnegative)
    ub = Inf(n, 1);  % No upper bound for q

    % Loop over each compound i
    for i = 1:n
        % Objective for q_min: minimize q_i
        c_min = zeros(n, 1);
        c_min(i) = 1;  % Minimize q_i

        % Solve for q_min(i) using glpk
        [q, fval, exitflag] = glpk(c_min, A, b, lb, ub, repmat("U", size(b)), repmat("C", size(c_min)));
        if exitflag == 0
            q_min(i) = fval;  % Optimal value
        else
            q_min(i) = NaN;  % Infeasible
        end

        % Objective for q_max: maximize q_i (equivalent to minimizing -q_i)
        c_max = zeros(n, 1);
        c_max(i) = -1;  % Maximize q_i

        % Solve for q_max(i) using glpk
        [q, fval, exitflag] = glpk(c_max, A, b, lb, ub, repmat("U", size(b)), repmat("C", size(c_max)));
        if exitflag == 0
            q_max(i) = -fval;  % Negate because we minimized -q_i
        else
            q_max(i) = NaN;  % Infeasible
        end
    end
end


% Compute the bounds
[q_min, q_max] = compute_bounds(S, l, u);

% Display the results
disp('q_min:');
disp(q_min);
disp('q_max:');
disp(q_max);
